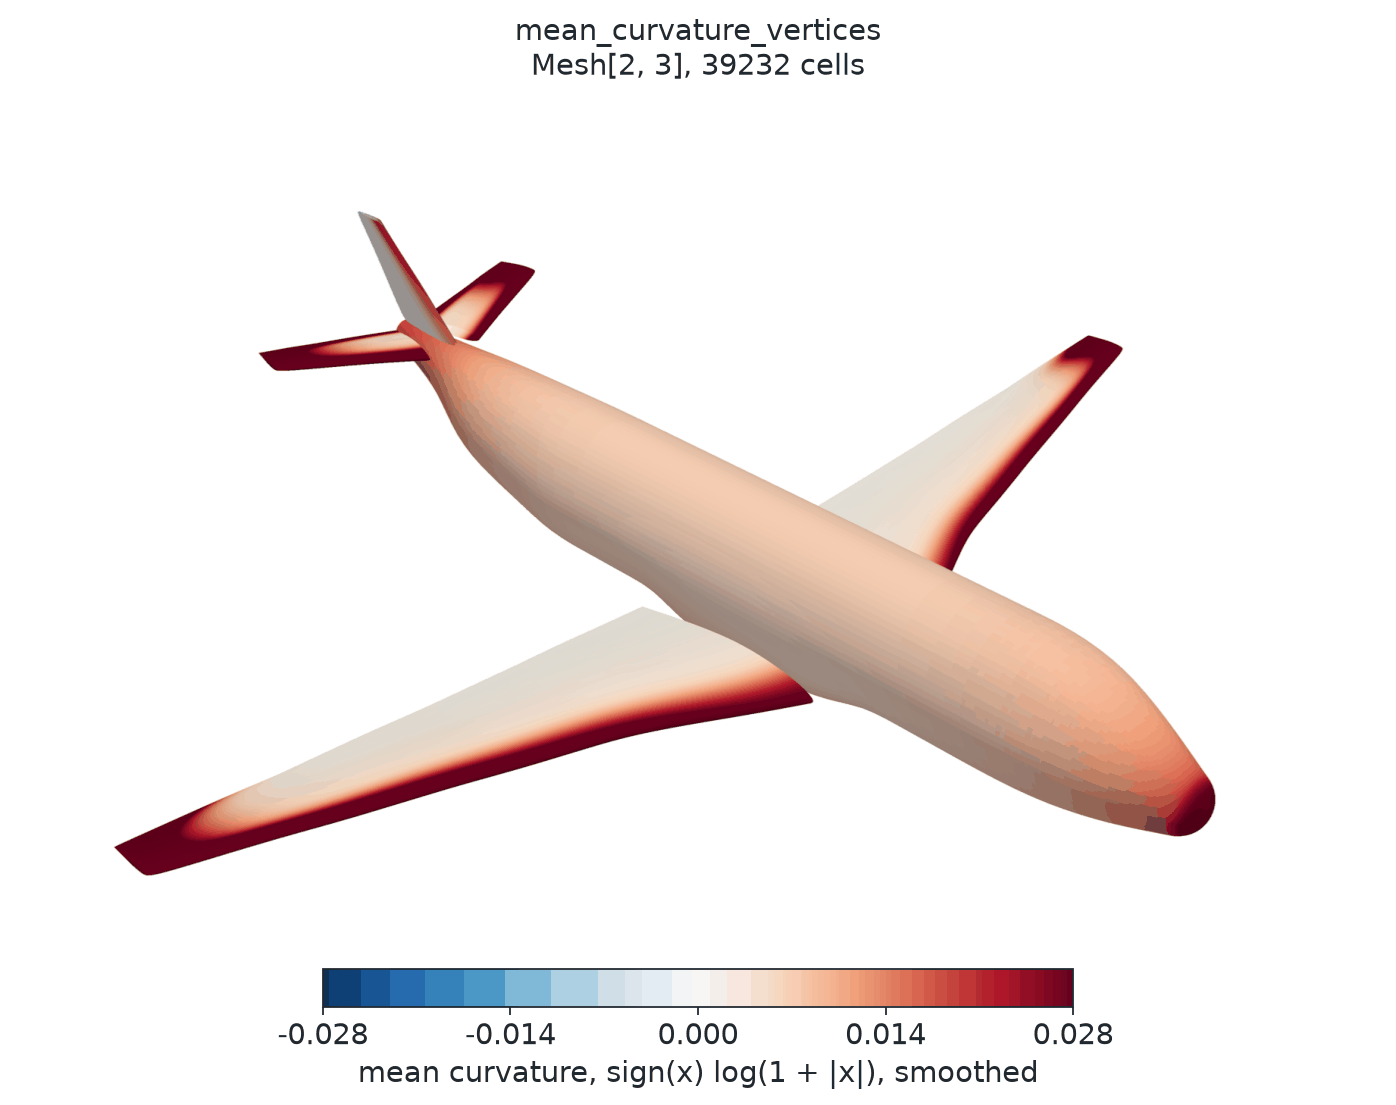

Generate this figure with Python:
# SPDX-FileCopyrightText: Copyright (c) 2023 - 2026 NVIDIA CORPORATION & AFFILIATES.
# SPDX-FileCopyrightText: All rights reserved.
# SPDX-License-Identifier: Apache-2.0
#
# Licensed under the Apache License, Version 2.0 (the "License");
# you may not use this file except in compliance with the License.
# You may obtain a copy of the License at
#
# http://www.apache.org/licenses/LICENSE-2.0
#
# Unless required by applicable law or agreed to in writing, software
# distributed under the License is distributed on an "AS IS" BASIS,
# WITHOUT WARRANTIES OR CONDITIONS OF ANY KIND, either express or implied.
# See the License for the specific language governing permissions and
# limitations under the License.

"""Render the PyVista stock airplane mesh colored by mean curvature."""

from pathlib import Path

import matplotlib.pyplot as plt
import numpy as np
import pyvista as pv
import torch
from _style import DIVERGING, mesh_label, save
from matplotlib.colors import TwoSlopeNorm

from physicsnemo.mesh.io import from_pyvista, to_pyvista

pv.OFF_SCREEN = True

OUTPUT = Path(__file__).parent / "airplane_mean_curvature.png"


def _smoothed_curvature(mesh):
    """Return the log-scaled mean curvature, smoothed by neighbor averaging."""

    # The airplane has open boundary edges, where curvature is NaN.
    values = torch.nan_to_num(mesh.mean_curvature_vertices, nan=0.0)
    values = values.sign() * values.abs().log1p()
    # Iterated neighbor averaging suppresses per-vertex noise of the estimate.
    source, target = mesh.get_point_to_points_adjacency().expand_to_pairs()
    for _ in range(50):
        neighbor_sum = torch.zeros_like(values)
        counts = torch.zeros_like(values)
        neighbor_sum.scatter_add_(0, target, values[source])
        counts.scatter_add_(0, target, torch.ones_like(values[source]))
        values = 0.3 * values + 0.7 * neighbor_sum / counts.clamp(min=1)
    return values


def main():
    """Generate the documentation image."""

    mesh = from_pyvista(pv.examples.load_airplane()).clean()
    # Loop subdivision gives a smoother surface for the discrete estimate.
    mesh = mesh.subdivide(levels=2, filter="loop")
    values = _smoothed_curvature(mesh).numpy()
    # Symmetric limits keep zero white. The 80th percentile keeps the sharp edges
    # from compressing the bulk variation into one color.
    limit = float(np.percentile(np.abs(values), 80))
    norm = TwoSlopeNorm(vmin=-limit, vcenter=0.0, vmax=limit)

    pv_mesh = to_pyvista(mesh)
    pv_mesh.point_data["curvature"] = values
    plotter = pv.Plotter(off_screen=True, window_size=(1800, 1150))
    plotter.enable_anti_aliasing("ssaa")
    plotter.set_background("white")
    plotter.add_mesh(
        pv_mesh,
        scalars="curvature",
        cmap=DIVERGING,
        clim=(-limit, limit),
        show_scalar_bar=False,
        ambient=0.35,
        diffuse=0.7,
    )
    # Scale-relative camera, shared with airplane.py.
    center = mesh.points.mean(dim=0).numpy().tolist()
    diagonal = float((mesh.points.amax(dim=0) - mesh.points.amin(dim=0)).norm())
    eye = [
        center[0] - 0.7 * diagonal,
        center[1] - 0.7 * diagonal,
        center[2] + 0.6 * diagonal,
    ]
    plotter.camera_position = [eye, center, (0.0, 0.0, 1.0)]
    plotter.camera.zoom(1.25)
    image = plotter.screenshot(return_img=True)
    plotter.close()

    figure, axis = plt.subplots(figsize=(11.0, 7.8))
    axis.imshow(image)
    axis.set_title(f"mean_curvature_vertices\n{mesh_label(mesh)}")
    axis.set_axis_off()
    colorbar = figure.colorbar(
        plt.cm.ScalarMappable(norm=norm, cmap=DIVERGING),
        ax=axis,
        orientation="horizontal",
        fraction=0.04,
        pad=0.01,
        shrink=0.55,
    )
    colorbar.set_label("mean curvature, sign(x) log(1 + |x|), smoothed")
    ticks = np.linspace(-limit, limit, 5)
    colorbar.set_ticks(ticks, labels=[f"{tick:.3f}" for tick in ticks])
    save(figure, OUTPUT, tight=True)


if __name__ == "__main__":
    main()
